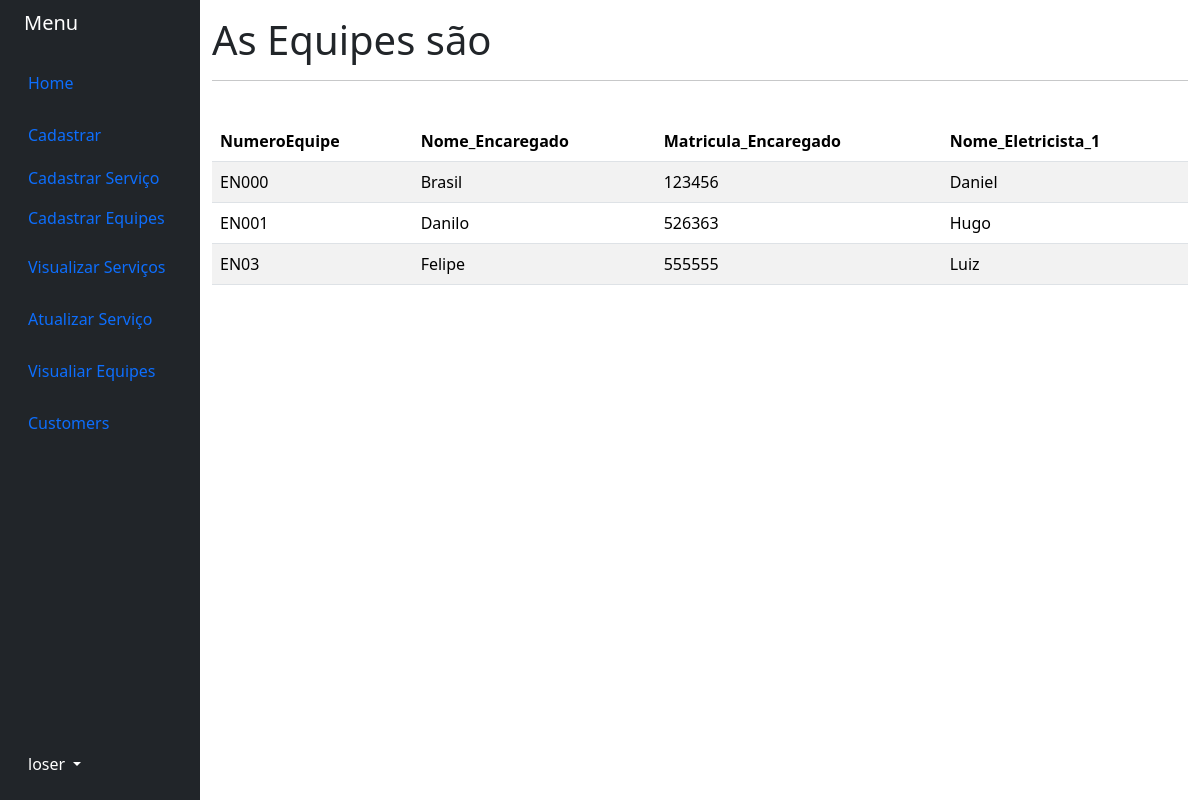
The page /visualizarequipes/ on the database as committed earlier.
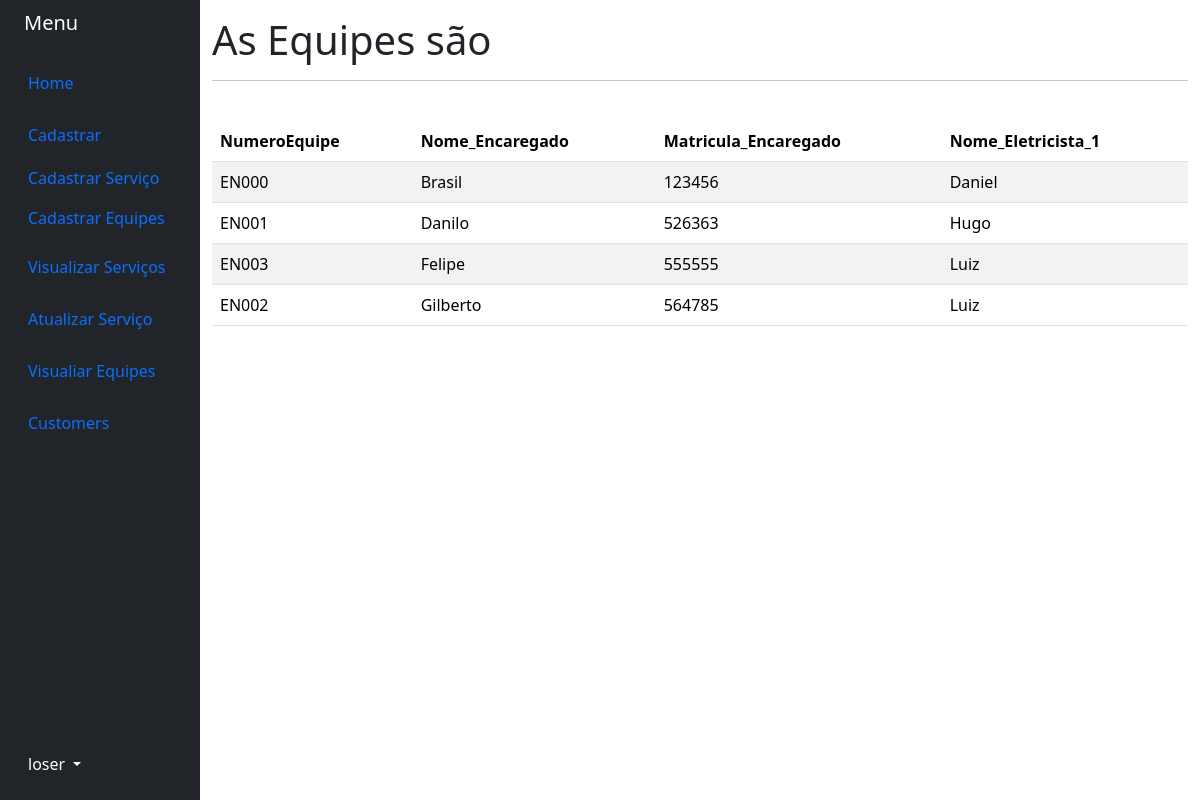
The same page on the database as committed later.
### Meuprojeto/models.py (models this page shows, shortened)
class Equipe(models.Model):
    NumeroEquipe = models.CharField(max_length=5)
    Nome_Encaregado = models.CharField(max_length=100)
    Matricula_Encaregado = models.CharField(max_length=100)
    Nome_Eletricista_1 = models.CharField(max_length=100)
    Matricula_Eletricista1 = models.CharField(max_length=8)
    Nome_Eletricista_2 = models.CharField(max_length=100)
    Matricula_Eletricista2 = models.CharField(max_length=8)
    Nome_Eletricista_3 = models.CharField(max_length=100)
    Matricula_Eletricista3 = models.CharField(max_length=8)
    Nome_Eletricista_4 = models.CharField(max_length=100)
    Matricula_Eletricista4 = models.CharField(max_length=8)
    Nome_Ajudante_1 = models.CharField(max_length=100)
    Matricula_Ajudante1 = models.CharField(max_length=8)

### Meuprojeto/views.py (the view)
# urls.py: path('visualizarequipes/', views.visualizar_equipes, name='visualizarequipes'),
def visualizar_equipes(request):
    visualizar_equipes = Equipe.objects.all()
    return render(request, 'visualizar_equipes.html', {'visualizar_equipes': visualizar_equipes})

### Meuprojeto/Templates/visualizar_equipes.html (shortened to what this page needs)
{% extends 'base.html' %}
{% block 'Material' %}
<h1>As Equipes são</h1>
<hr>
<br>
<table class="table table-striped">
  <thead>
    <tr>
      <th scope="col">NumeroEquipe</th>
      <th scope="col">Nome_Encaregado</th>
      <th scope="col">Matricula_Encaregado</th>
      <th scope="col">Nome_Eletricista_1</th>
    </tr>
  </thead>
  <tbody>
      {% for equipe in visualizar_equipes %}
        <tr>
          <td>{{equipe.NumeroEquipe}}</td>
          <td>{{equipe.Nome_Encaregado}}</td>
          <td>{{equipe.Matricula_Encaregado}}</td>
          <td>{{equipe.Nome_Eletricista_1}}</td>
        </tr>
      {% endfor %}
  </tbody>
</div>
{% endblock %}

Rows that differ between the two databases and show on the page:
changed Equipe "Felipe": NumeroEquipe "EN03" → "EN003"
added Equipe: NumeroEquipe "EN002", Nome_Encaregado "Gilberto", Matricula_Encaregado "564785", Nome_Eletricista_1 "Luiz"
